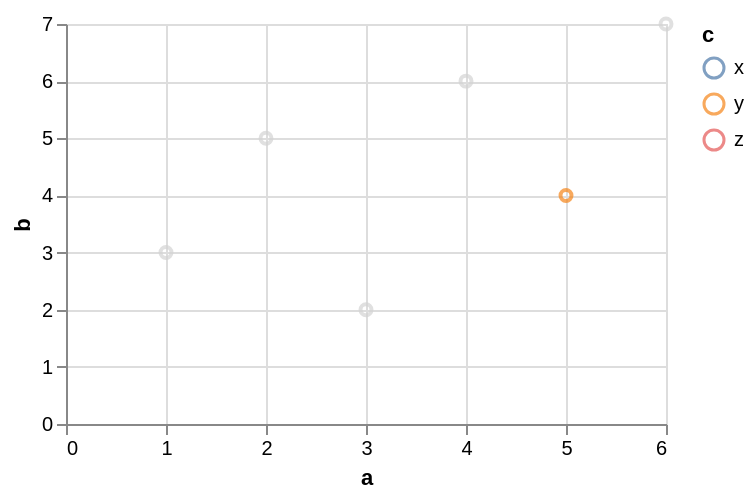

Here is the Vega-Lite specification saved for this chart:
### Vega-Lite specification from a JSON file in a GitHub repository (floating-point values rounded to 4 significant figures)
{"$schema": "https://vega.github.io/schema/vega-lite/v6.json", "data": {"values": [{"a": 1, "b": 3, "c": "x", "d": "2020-01-01"}, {"a": 2, "b": 5, "c": "y", "d": "2020-03-01"}, {"a": 3, "b": 2, "c": "x", "d": "2020-06-01"}, {"a": 4, "b": 6, "c": "z", "d": "2020-09-01"}, {"a": 5, "b": 4, "c": "y", "d": "2021-01-01"}, {"a": 6, "b": 7, "c": "z", "d": "2021-04-01"}]}, "width": 300, "height": 200, "params": [{"name": "pick", "select": {"type": "point", "fields": ["a"]}, "bind": {"input": "range", "min": 1, "max": 6, "step": 1}, "value": [{"a": 5}]}], "mark": "point", "encoding": {"x": {"field": "a", "type": "quantitative"}, "y": {"field": "b", "type": "quantitative"}, "color": {"condition": {"param": "pick", "field": "c", "type": "nominal"}, "value": "lightgray"}}}
